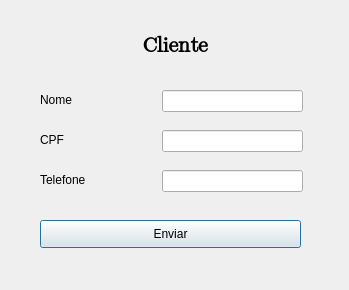
<?xml version="1.0" encoding="UTF-8"?>
<ui version="4.0">
 <class>Dialog</class>
 <widget class="QDialog" name="Dialog">
  <property name="geometry">
   <rect>
    <x>0</x>
    <y>0</y>
    <width>349</width>
    <height>290</height>
   </rect>
  </property>
  <property name="windowTitle">
   <string>Dialog</string>
  </property>
  <widget class="QLabel" name="label_nome">
   <property name="geometry">
    <rect>
     <x>40</x>
     <y>90</y>
     <width>51</width>
     <height>20</height>
    </rect>
   </property>
   <property name="text">
    <string>Nome</string>
   </property>
  </widget>
  <widget class="QLineEdit" name="lineEdit_nome">
   <property name="geometry">
    <rect>
     <x>162</x>
     <y>90</y>
     <width>141</width>
     <height>22</height>
    </rect>
   </property>
  </widget>
  <widget class="QLabel" name="label_cpf">
   <property name="geometry">
    <rect>
     <x>40</x>
     <y>130</y>
     <width>121</width>
     <height>20</height>
    </rect>
   </property>
   <property name="text">
    <string>CPF</string>
   </property>
  </widget>
  <widget class="QLineEdit" name="lineEdit_cpf">
   <property name="geometry">
    <rect>
     <x>162</x>
     <y>130</y>
     <width>141</width>
     <height>22</height>
    </rect>
   </property>
  </widget>
  <widget class="QLabel" name="label_telefone">
   <property name="geometry">
    <rect>
     <x>40</x>
     <y>170</y>
     <width>161</width>
     <height>20</height>
    </rect>
   </property>
   <property name="text">
    <string>Telefone</string>
   </property>
  </widget>
  <widget class="QLineEdit" name="lineEdit_telefone">
   <property name="geometry">
    <rect>
     <x>162</x>
     <y>170</y>
     <width>141</width>
     <height>22</height>
    </rect>
   </property>
  </widget>
  <widget class="QLabel" name="label_titulo">
   <property name="geometry">
    <rect>
     <x>0</x>
     <y>10</y>
     <width>351</width>
     <height>71</height>
    </rect>
   </property>
   <property name="font">
    <font>
     <family>Twitter Color Emoji</family>
     <pointsize>16</pointsize>
     <bold>true</bold>
    </font>
   </property>
   <property name="text">
    <string>Cliente</string>
   </property>
   <property name="alignment">
    <set>Qt::AlignmentFlag::AlignCenter</set>
   </property>
  </widget>
  <widget class="QPushButton" name="botao_enviarDados">
   <property name="geometry">
    <rect>
     <x>40</x>
     <y>220</y>
     <width>261</width>
     <height>28</height>
    </rect>
   </property>
   <property name="text">
    <string>Enviar</string>
   </property>
  </widget>
 </widget>
 <resources/>
 <connections/>
</ui>
